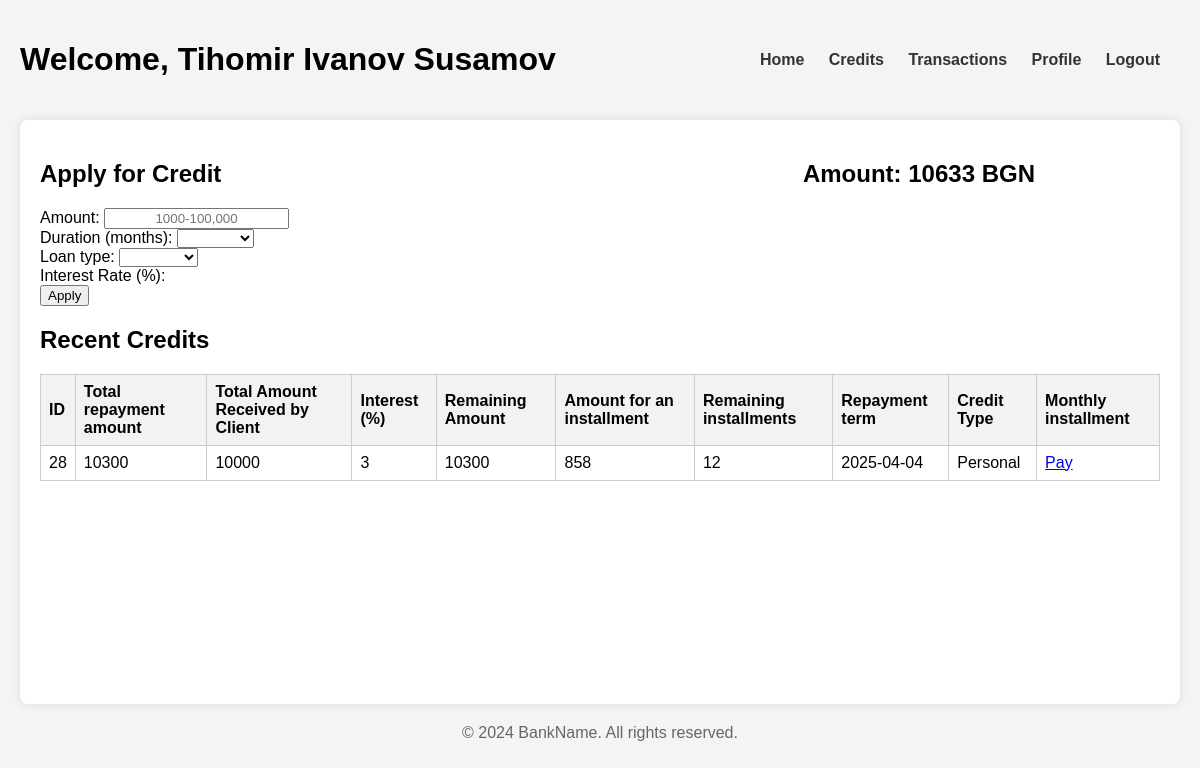
The page /Credits.php (signed in) on the database its author committed.
### tables this page shows
CREATE TABLE `bank_account` (
  `IBAN` varchar(22) NOT NULL,
  `Interest` decimal(10,0) NOT NULL,
  `Account_Status_ID` int(11) NOT NULL,
  `Client_EGN` varchar(10) NOT NULL,
  `Currency_ID` int(11) NOT NULL,
  `Amount` decimal(10,0) NOT NULL
);

CREATE TABLE `currency` (
  `ID` int(11) NOT NULL,
  `Name` varchar(20) NOT NULL
);

CREATE TABLE `credit` (
  `ID` int(11) NOT NULL,
  `Total_amount` decimal(10,0) NOT NULL,
  `Amount` decimal(10,0) NOT NULL,
  `Interest` decimal(10,0) NOT NULL,
  `Remaining_amount` decimal(10,0) NOT NULL,
  `Amount_installment` decimal(10,0) NOT NULL,
  `Remaining_installments` int(11) NOT NULL,
  `Repayment_Period` date NOT NULL,
  `Bank_Account_IBAN` varchar(22) NOT NULL,
  `Credit_Type_ID` int(11) NOT NULL
);

CREATE TABLE `credit_type` (
  `ID` int(11) NOT NULL,
  `Type` varchar(20) NOT NULL
);

### User_Acc_Info.php (called while the page is built, shortened)
<?php
  require('database.php');
  $username = $_SESSION['username'];
  $name = $_SESSION['name'];
  $egn = $_SESSION['egn'];
  $Client = mysqli_query($conn, "SELECT * FROM client WHERE username = '$username'");
  if($Client && mysqli_num_rows($Client) == 1){
    $currentAccInfo = mysqli_fetch_assoc(
      mysqli_query($conn, "
      SELECT bank_account.*, currency.Name AS CurrencyName
      FROM bank_account
      JOIN currency ON bank_account.currency_ID = currency.ID
      WHERE bank_account.Client_EGN = '$egn';
      "));
      $currAccAmount = $currentAccInfo['Amount'];
      $currAccIBAN = $currentAccInfo['IBAN'];
      $currAccCurrency = $currentAccInfo['CurrencyName'];
  }
?>

### Credits.php (the view, shortened to what this page needs)
<?php
  include("User_Acc_Info.php");
?>
<!DOCTYPE html>
<html lang="en">
  <head>
    <link rel="stylesheet" href="Style\styles.css" />
  </head>
  <body>
    <div class="container">
      <header>
        <h1
          >Welcome,
          <?php echo $name?></h1
        >
        <nav>
          <ul>
            <li><a href="index.php">Home</a></li>
            <li><a href="#">Credits</a></li>
            <li><a href="Transactions.php">Transactions</a></li>
            <li><a href="Profile.php"><?php echo (isset($currAccAmount)) ? 'Profile' : 'Clients'; ?></a></li>
            <li><a href="LOGIN.php">Logout</a></li>
          </ul>
        </nav>
      </header>
      <main style="height: 68vh">
        <section class="credit-form">
        <div class="transaction-header-section" style="display: flex; justify-content: space-between">
        <?php
          if(isset($currAccAmount))
            echo '<h2>Apply for Credit </h2>'
          ?>
          <h2 id="accType" style="position:relative; right: 125px;">
          <?php
            if (isset($currAccAmount))
              echo "Amount: $currAccAmount $currAccCurrency";
          ?>
        </div>
        <?php
          if (isset($currAccAmount))
          echo '
          <form action="#" method="get">
            <div>
              <label for="amount">Amount:</label>
              <input type="text" id="amount" name="amount" placeholder="1000-100,000" style="text-align:center"required />
            </div>
            <div>
              <label for="duration">Duration (months):</label>
              <select id="duration" name="duration">
                <option value="option0"></option>
                <option value="option1">3 months</option>
                <option value="option2">6 months</option>
                <option value="option3">1 year</option>
                <option value="option4">2 year</option>
                <option value="option5">3 year</option>
                <option value="option6">4 year</option>
              </select>
            </div>
            <div>
            <label for="loan_type">Loan type:</label>
              <select id="loan_type" name="loan_type">
                <option value="option0"></option>
                <option value="option1">Personal</option>
                <option value="option2">Mortgage</option>
                <option value="option3">Student</option>
              </select>
            </div>
            <div>
              <label for="interest_rate"
                >Interest Rate (%): <span id="interest_rate">0</span></label
              >
            </div>
            <div>
              <button type="submit" name="apply_credit">Apply</button>
            </div>
          </form>';
          ?>
        </section>
        <section class="transactions">
          <h2>Recent Credits</h2>
          <table>
            <thead>
              <tr>
                <th>ID</th>
                <th>Total repayment amount</th>
                <th>Total Amount Received by Client</th>
                <th>Interest (%)</th>
                <th>Remaining Amount</th>
                <th>Amount for an installment</th>
                <th>Remaining installments</th>
                <th>Repayment term</th>
                <th>Credit Type</th>
                <?php if(isset($currAccAmount))
                echo '<th>Monthly installment</th>';
                ?>
              </tr>
            </thead>
            <tbody>
              <tr>
                <?php
                  if (isset($currAccAmount)){
                    $result = mysqli_query($conn, "SELECT credit.*,
                    credit_type.Type AS Credit_Type_Name
                    FROM credit
                    INNER JOIN credit_type
                    ON credit.Credit_Type_ID = credit_type.ID
                    WHERE credit.Bank_Account_IBAN = '$currAccIBAN'");
                    if($result) {
                    while($row = mysqli_fetch_assoc($result)){
                      ?>
                            <td><?php echo $row ['ID'];?></td>
                            <td><?php echo $row ['Total_amount'];?></td>
                            <td><?php echo $row ['Amount'];?></td>
                            <td><?php echo $row ['Interest'];?></td>
                            <td><?php echo $row ['Remaining_amount'];?></td>
                            <td><?php echo $row ['Amount_installment'];?></td>
                            <td><?php echo $row ['Remaining_installments'];?></td>
                            <td><?php echo $row ['Repayment_Period'];?></td>
                            <td><?php echo $row ['Credit_Type_Name'];?></td>
                            <td><?php echo '<a href="Credits.php?id=' . $row['ID'] . '">Pay</a>'?></td>
                    </tr>
                <?php
                          }
                        }
                        else echo"Error";
                        }
                    ?>
            </tbody>
          </table>
        </section>
      </main>
      <footer>
        <p>&copy; 2024 BankName. All rights reserved.</p>
      </footer>
    </div>
  </body>
</html>

### Style/styles.css (style rules this page uses)
body { font-family: Arial, sans-serif; margin: 0; padding: 0; background-color: #f4f4f4; }
.container { max-width: 1400px; margin: 0 auto; padding: 20px; }
header { display: flex; justify-content: space-between; align-items: center; margin-bottom: 20px; }
nav ul { list-style-type: none; padding: 0; margin: 0; }
nav ul li { display: inline; margin-right: 20px; }
nav ul li a { text-decoration: none; color: #333; font-weight: bold; }
main { background-color: #fff; padding: 20px; border-radius: 8px; box-shadow: 0 0 10px rgba(0, 0, 0, 0.1); }
.transactions table { width: 100%; border-collapse: collapse; }
.transactions th, .transactions td { border: 1px solid #ccc; padding: 8px; text-align: left; }
.transactions th { background-color: #f2f2f2; }
footer { margin-top: 20px; text-align: center; color: #666; }

### rows shown on the page
bank_account: Amount "10633", Currency_ID.Name "BGN"
credit: ID "28", Total_amount "10300", Amount "10000", Interest "3", Remaining_amount "10300", Amount_installment "858", Remaining_installments "12", Repayment_Period "2025-04-04", Credit_Type_ID.Type "Personal"

### other values the page prints
$name "Tihomir Ivanov Susamov"
